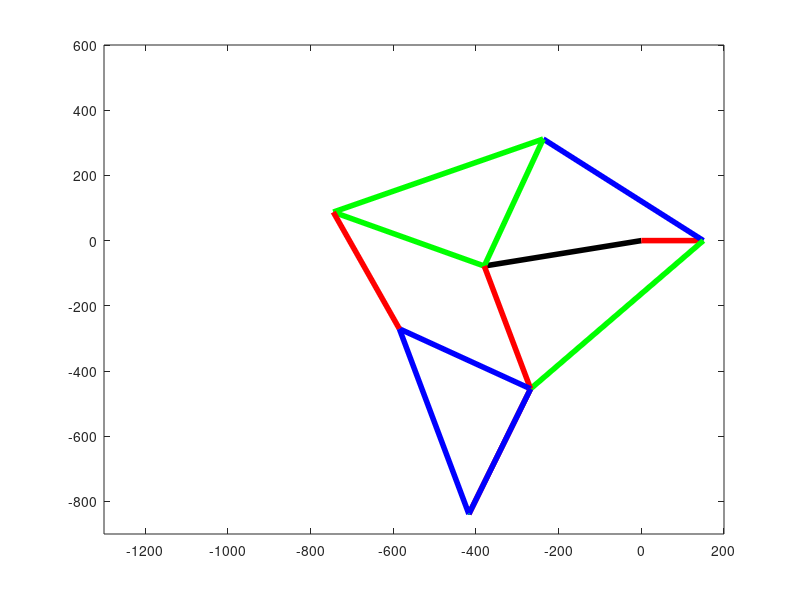
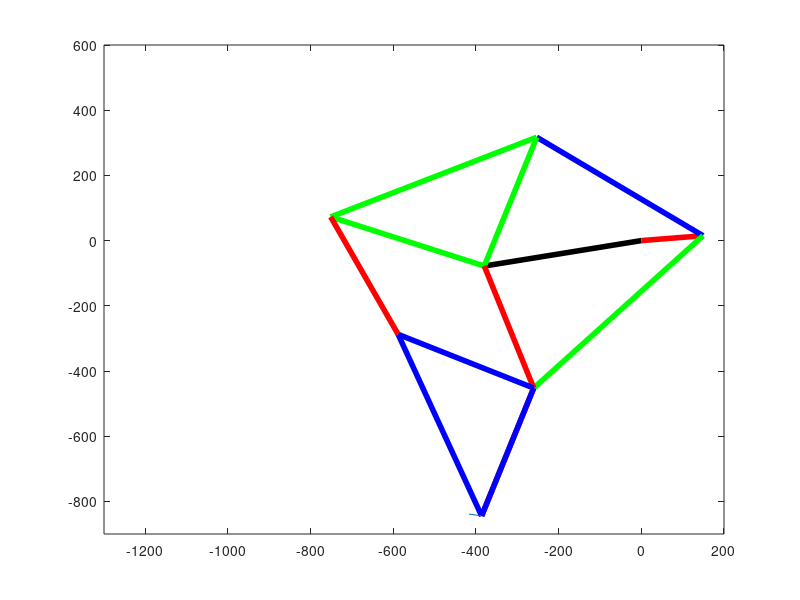
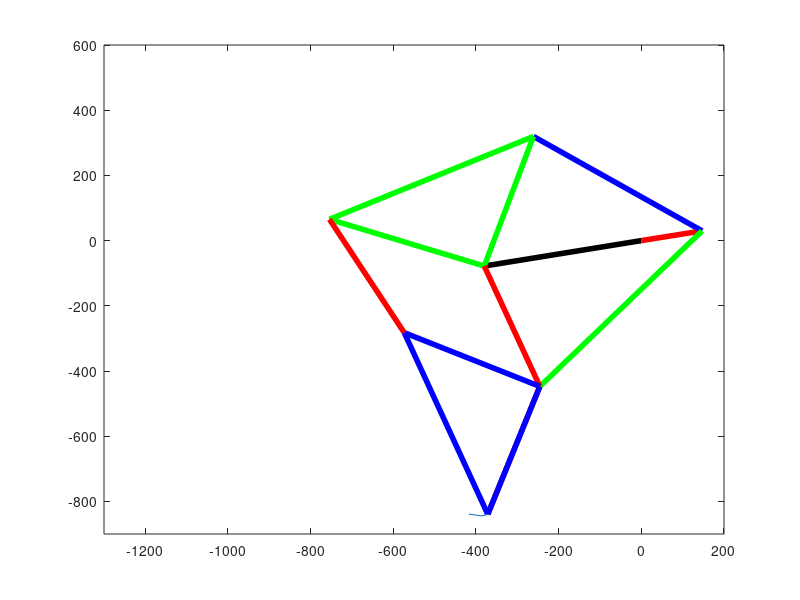
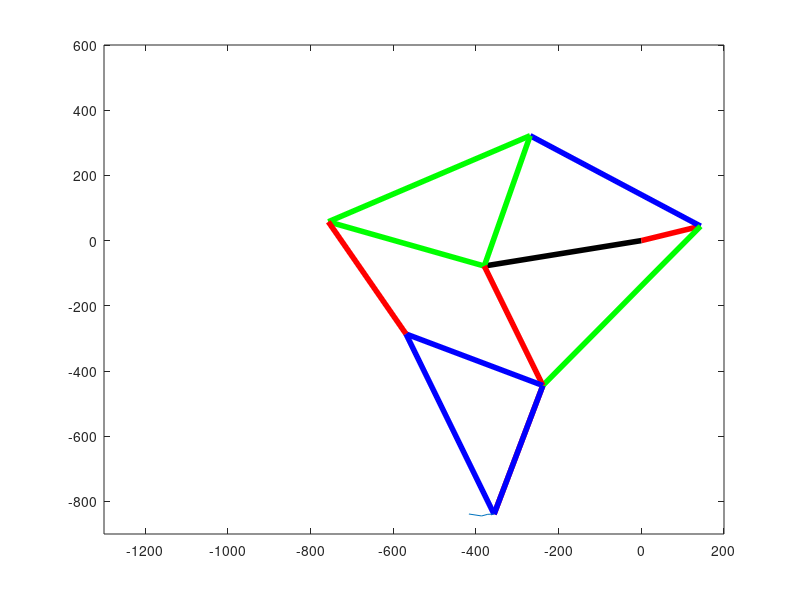

Write the MATLAB code that produced these figures, in order. (Note: a time limit stopped this script after it produced the figures.)
close all               
clear all               
clc                     

% constants

crank_r = 150;
link_1 = 500;
link_2 = 558;
link_3 = 394;
link_4 = 657;
link_5 = 490;
link_6 = 619;
link_7 = 367;
link_8 = 393;
link_9 = 415;
link_10 = 401;
link_11 = 412;

crank_x = 0;
crank_y = 0;

pin_x = crank_x - 380;
pin_y = crank_y - 78;

node_1_x = pin_x;
node_1_y = 5;

link_9_t = 0;

link_10_t = pi;
link_11_t = pi;

node_2_x = pin_x - link_9;
node_2_y = pin_y;

link_8_t = 3/4*pi;

node_3_x = pin_x;
node_3_y = pin_y - link_8;

link_7_t = pi;

node_4_x = pin_x - link_7;
node_4_y = pin_y - link_3;

link_5_t = 3/4*pi;

node_5_y = pin_y - link_8 - link_5;
node_5_x = pin_x;

node_6_y = node_5_y;
node_6_x = node_5_x;

% plotting
figure(3)

i=0;

x = [];
y = [];

for t=0:0.1:8*pi+pi/2+pi

    i = i + 1;

    node_0_x = crank_x + crank_r*cos(t);
    node_0_y = crank_y + crank_r*sin(t);

    
    % node 1

    dist = 10000000;
    
    for link_9_t=0:0.02:pi
        node_1_x = pin_x + link_9*cos(link_9_t);
        node_1_y = pin_y + link_9*sin(link_9_t);

        dist_tmp = sqrt((node_0_x-node_1_x)^2+(node_0_y-node_1_y)^2);

        diff = abs(dist_tmp - link_1);

        if (diff < dist)
            dist = diff;
            theta = link_9_t;
        end
    end
    
    link_9_t = theta;
    
    node_1_x = pin_x + link_9*cos(link_9_t);
    node_1_y = pin_y + link_9*sin(link_9_t);
    
    
    % node 2
    
    dist = 10000000;
    
    for link_10_t=.75*pi:0.02:1.5*pi
        node_2_x = pin_x + link_10*cos(link_10_t);
        node_2_y = pin_y + link_10*sin(link_10_t);
    
        dist_tmp = sqrt((node_2_x-node_1_x)^2+(node_2_y-node_1_y)^2);
        
        diff = abs(dist_tmp - link_2);
        
        if (diff < dist)
            dist = diff;
            theta = link_10_t;
        end
    end
    
    link_10_t = theta;
    
    node_2_x = pin_x + link_10*cos(link_10_t);
    node_2_y = pin_y + link_10*sin(link_10_t);
    
    % node 3
    
     dist = 10000000;
    
    for link_8_t=pi:0.02:2*pi
        node_3_x = pin_x + link_8*cos(link_8_t);
        node_3_y = pin_y + link_8*sin(link_8_t);
    
        dist_tmp = sqrt((node_0_x-node_3_x)^2+(node_0_y-node_3_y)^2);
        
        diff = abs(dist_tmp - link_6);
        
        if (diff < dist)
            dist = diff;
            theta = link_8_t;
        end
    end
    
    link_8_t = theta;
    
    node_3_x = pin_x + link_8*cos(link_8_t);
    node_3_y = pin_y + link_8*sin(link_8_t);
    
    % node 4
    
    dist = 10000000;
    
    for link_7_t=.75*pi:0.02:1.5*pi
        node_4_x = node_3_x + link_7*cos(link_7_t);
        node_4_y = node_3_y + link_7*sin(link_7_t);
    
        dist_tmp = sqrt((node_4_x-node_2_x)^2+(node_4_y-node_2_y)^2);
        
        diff = abs(dist_tmp - link_3);
        
        if (diff < dist)
            dist = diff;
            theta = link_7_t;
        end
    end
    
    link_7_t = theta;
    
    node_4_x = node_3_x + link_7*cos(link_7_t);
    node_4_y = node_3_y + link_7*sin(link_7_t);
    
    
    % node 5
    
    dist = 10000000;
    
    for link_5_t=pi:0.02:2*pi
        node_5_x = node_3_x + link_5*cos(link_5_t);
        node_5_y = node_3_y + link_5*sin(link_5_t);
    
        dist_tmp = sqrt((node_4_x-node_5_x)^2+(node_4_y-node_5_y)^2);
       
        diff = abs(dist_tmp - link_4);
      
        if (diff < dist)
            dist = diff;
            theta = link_5_t;
        end
    end

    link_5_t = theta;

    node_5_x = node_3_x + link_5*cos(link_5_t);
    node_5_y = node_3_y + link_5*sin(link_5_t);

    node_6_x = node_3_x + link_11*cos(link_5_t);
    node_6_y = node_3_y + link_11*sin(link_5_t);

    x(end+1) = node_6_x;
    y(end+1) = node_6_y;

    % draw plot

    plot([crank_x pin_x], [crank_y pin_y],'black','linewidth',4); hold on       % crank to pin
    plot([crank_x node_0_x], [crank_y node_0_y],'r','linewidth',4); hold on     % crank

    plot([node_0_x node_1_x], [node_0_y node_1_y],'b','linewidth',4);           % link_1
    plot([pin_x node_1_x], [pin_y node_1_y],'g','linewidth',4);                 % link_9

    plot([pin_x node_2_x], [pin_y node_2_y],'g','linewidth', 4);                % link_10
    plot([node_1_x node_2_x], [node_1_y node_2_y],'g','linewidth', 4);          % link_2

    plot([node_0_x node_3_x], [node_0_y node_3_y],'g','linewidth',4);           % link_6
    plot([pin_x node_3_x], [pin_y node_3_y],'r','linewidth',4);                 % link_8

    plot([node_3_x node_4_x], [node_3_y node_4_y],'b','linewidth', 4);          % link_7
    plot([node_2_x node_4_x], [node_2_y node_4_y],'r','linewidth', 4);          % link_3

    plot([node_3_x node_6_x], [node_3_y node_6_y],'r','linewidth', 4);          % link_5
    plot([node_4_x node_6_x], [node_4_y node_6_y],'b','linewidth', 4);          % link_4

    plot([node_3_x node_6_x], [node_3_y node_6_y],'b','linewidth', 4);          % link_5

    plot(x,y);

    hold off
    axis([-1300 200 -900 600]);
    exportgraphics(gcf,'testAnimated.gif','Append',true);
    % pause(0.01)
    avi(i) = getframe(gca);
end
